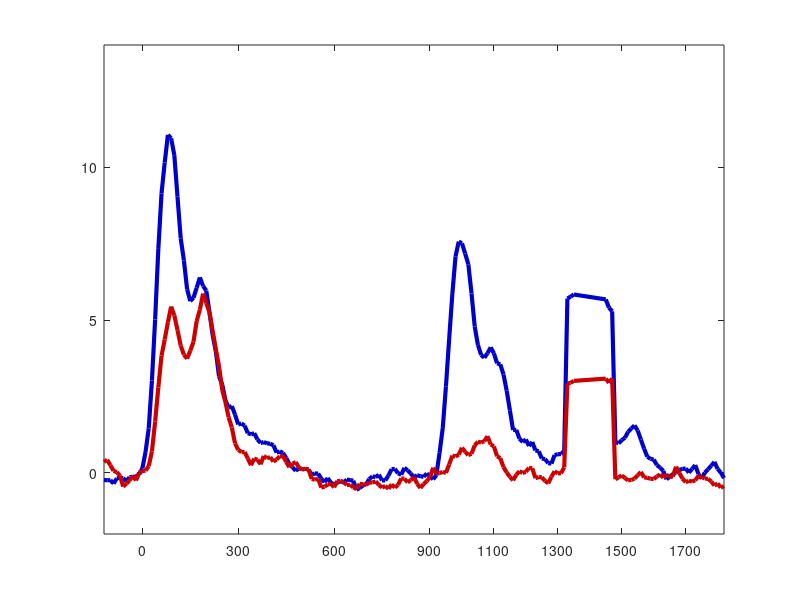

MATLAB code for this plot: (Note: this script raises an error after producing the figure.)
close all, clear all
rgb = [0 0 .8; 0.8 0 0];
% select panel to plot 'fig_5a', 'fig_5b', 'fig_5c', 'fig_5d' or 'fig_5e'
select_panel = 'fig_5d';
switch select_panel
    case 'fig_5a'
        load('fig_5a.mat')
      
        % restrict data in the late delay period
        accuracies(132:147, :, :) = [];
        accuracies(:, 132:147, :) = [];
        
        figure('color',[1 1 1]);
        clims = [40 100];
        imagesc(mean(accuracies,3), clims);
        set(gca,'YDir','normal');
        % requires function customcolormap: https://www.mathworks.com/matlabcentral/fileexchange/69470-custom-colormap
        mycolormap = customcolormap(linspace(0,1,9), {'#cd002b','#f66e44','#ffd97f','#def4f9','#abd9e9','#73add2','#4873b5','#363ba8','#313691'});
        colormap(mycolormap);
        % otherwise use Matlab's colormap
        % colormap('jet');
        
        c = colorbar;
        c.Label.String = 'Decoding accuracy (% correct)';
        
        ylims = get(gca,'ylim');
        % plot the delay period onset
        hold on;
        plot([86 86], [0 size(accuracies,1)], '--w', 'LineWidth', 2);
        plot([0 size(accuracies,1)], [86 86], '--w', 'LineWidth', 2);
        rectangle('Position',[131 0 2 ylims(2)],'EdgeColor','w','FaceColor','w'), hold on,
        rectangle('Position',[0 131 ylims(2) 2],'EdgeColor','w','FaceColor','w')
        
        xlabel('Train time (s)')
        ylabel('Test time (s)')
        
        ax = gca;
        set(ax, 'xtick', [26:30:131,132:20:156]);
        set(ax, 'xticklabels', [0.3:0.3:1.3+0.1,-0.3:0.2:0+0.1]);
        set(ax, 'ytick', [26:30:131,132:20:156]);
        set(ax, 'yticklabels', [0.3:0.3:1.3+0.1,-0.3:0.2:0+0.1]);
 
    case 'fig_5b';
        load('fig_5b.mat');
        
        figure('color',[1 1 1])
        imagesc(xaxis, 1: size(all_clusts,1), all_clusts)
        
        set(gca,'YDir','normal')
        
        height = 0;
        for iClust = 1: 2
            rectangle('Position',[0,height,0.08,sum(select_idx{iClust})],'FaceColor',rgb(iClust,:),'EdgeColor',rgb(iClust,:),'LineWidth',3)
            height = height + sum(select_idx{iClust});
        end
        
        colormap hot
        hc = colorbar;
        
        caxis([2 20])
        ylims = get(gca,'ylim');
        line([0.9 0.9], [ylims(1) ylims(2)], 'color', 'w', 'linestyle', '--')
        
        set(gca,'XTick',0:0.3:1.8)
        set(gca,'XTickLabel',[0:0.3:1.2,-0.3,0])
        set(gca,'YTick',20:40:ylims(2))
        hc.Ticks = hc.Ticks(1):4:hc.Ticks(end);
        
        xlabel('Time(s)')
        ylabel('Unit Number')
        ylabel(hc, 'Percentage of Explained Variance (z-scored)');
        
        rectangle('Position',[1.35 0 .01 ylims(2)],'EdgeColor','w','FaceColor','w')
    case 'fig_5c'
        load('fig_5c.mat');
        
        figure('color', [1 1 1]);
                
        zerotime    = 301;
        time_window = 100;
        time_step   = 10;
        init_time   = [101 1701];
        end_time    = [1701 2202];
        time = [init_time(1)+time_window/2:time_step:end_time(1)-time_window/2,init_time(2)+time_window/2:time_step:end_time(2)-time_window/2];
        time = time-zerotime;
        time(152:end) = time(152:end) - 100;
        time(152:161) = [];
        h = [];
        nClusts = max(clust_indices{:});
        for iUnitClust = 1: nClusts
            null = null_accuracies{iUnitClust};
            % restrict data in the late delay period
            accuracies{iUnitClust}(:,152:161) = [];
            null(:,152:161)                   = [];
            
            mean_accuracies = mean(accuracies{iUnitClust},1);
            h(iUnitClust) = plot(time, mean_accuracies(1,:), 'Color',rgb(iUnitClust, :),'LineWidth',3); hold on,
            p_1 = demo_chance(accuracies{iUnitClust}, null);
            sign1_t = zeros(1,size(mean_accuracies,2));
            for t=1:length(time)
                sign1_t = demo_st_level(sign1_t,time,t,p_1,0.001);
            end
            hold on,
            demo_plot_sign_line(time, {sign1_t}, 102, 2+iUnitClust, rgb(iUnitClust,:));
        end
        
        % compare the two conditions using a cluster-based permutation test
        % requires function permutest: https://www.mathworks.com/matlabcentral/fileexchange/71737-permutest
        [clusters, p_values] = permutest(accuracies{1}', accuracies{2}', 0, 0.001, 10^3, 1);
        ylims = get(gca, 'ylim');
        obsDiff = mean(accuracies{1},1)-mean(accuracies{2},1);
        for iClust = 1: length(clusters)
            if p_values(iClust)<0.001
                if mean(obsDiff(clusters{iClust})) > 0
                    color = rgb(1,:);
                else
                    color = rgb(2,:);
                end
                for ii = 1: length(clusters{iClust})
                    line([time(clusters{iClust}(1))  time(clusters{iClust}(end))], [ylims(1)+0.5 ylims(1)+0.5],'linewidth',4, 'color',color), hold on,
                end
            end
        end
        
        xlim([time(1) time(end)]);
        ylim([20 110]);
        
        ax = gca;
        ax.YTick = 20:20:100;
        set(ax, 'xtick', [0:300:900, 1100: 200:1400, 1500:200:1800]);
        set(ax, 'xticklabels', [0:0.3:0.9, 1.1:0.2:1.4, -0.3:0.2:0]);
        
        plot([900 900], [0 ylims(2)], '--k', 'LineWidth', 0.8);
        plot([0 0],     [0 ylims(2)], '--k', 'LineWidth', 0.8);
        plot([time(1) time(end)], [100/3 100/3], '--k');
        
        rectangle('Position',[1350 0 100 ylims(2)],'EdgeColor','k','FaceColor','w'), hold on,
        
        legend(h, {['group 1, n=',num2str(sum(clust_indices{:}==1))],['group 2, n=',num2str(sum(clust_indices{:}==2))]},'location','best'); legend('boxoff');
    case 'fig_5d'
        load('fig_5d.mat');

        figure('color',[1 1 1])
        
        timo = time(1+3:end-3);
        for iGroup = 1:2
            mean_data = mean(data{iGroup},2);
            dataBaseline(iGroup)     = mean(mean_data(time<0));
            dataBaseline_trl{iGroup} = prctile(data{iGroup}(time<0,:),95)-dataBaseline(iGroup);
            
            mean_data = mean_data - dataBaseline(iGroup);
            
            h(iGroup)=plot(timo, mean_data,'Color',rgb(iGroup, :),'LineWidth',3); hold on,
        end
    
        ax = gca;
        ylim([-2 14])
        xlim([timo(1), timo(end)])
        ylims = get(gca,'ylim');
        set(ax, 'xtick', [0:300:900, 1100: 200:1400, 1500:200:1800]);
        set(ax, 'xticklabels', [0:0.3:0.9, 1.1:0.2:1.4, -0.3:0.2:0]);
        
        plot([900 900],ylims,  '--k', 'LineWidth', 0.8);
        plot([0 0],ylims,  '--k', 'LineWidth', 0.8);
        xlabel('Time(s)');
        ylabel('Multidimensional Velocity (Hz/sec)');
        legend([h(1),h(2)],'group 1','group 2','location','best');
        legend('boxoff')
        
        tmp1 = data{1}-dataBaseline(1);
        tmp2 = data{2}-dataBaseline(2);
        
        % compare the two conditions using a cluster-based permutation test
        % requires function permutest: https://www.mathworks.com/matlabcentral/fileexchange/71737-permutest
        [clusters, p_values] = permutest(tmp1, tmp2, 0, 0.001, 10^3, 1);
        ylims = get(gca, 'ylim');
        obsDiff = mean(tmp1,2)-mean(tmp2,2);
        for iClust = 1: length(clusters)
            if p_values(iClust)<0.001
                for ii = 1: length(clusters{iClust})
                    if obsDiff(clusters{iClust}(ii)) > 0
                        color = rgb(1,:);
                    else
                        color = rgb(2,:);
                    end
                    line([timo(clusters{iClust}(1))  timo(clusters{iClust}(end))], [ylims(1)+1 ylims(1)+1],'linewidth',4, 'color',color)
                end
            end
        end

        demo_makeSignBar( dataBaseline_trl{1}', tmp1', timo, 1000, [.5 .5 .5], rgb(1,:), 1, -0.6)
        demo_makeSignBar( dataBaseline_trl{2}', tmp2', timo, 1000, [.5 .5 .5], rgb(2,:), 1, -0.3)
        rectangle('Position',[1310 ylims(1) 180 ylims(2)-ylims(1)],'EdgeColor','k','FaceColor','w'), hold on,
    case 'fig_5e'
        load('fig_5e.mat')
        
        nTimes = size(accuracies,1);
        pvals  = nan(nTimes,nTimes);
        for ii=1:nTimes
            for jj=1:nTimes
                pvals(jj,ii) = (sum(diag_accuracies(ii,ii,:)<mean(accuracies(jj,ii,:))))/(size(diag_accuracies,3));
            end
        end
        
        % restrict data in the late delay period
        accuracies(132:147, :, :) = [];
        accuracies(:, 132:147, :) = [];
        pvals(132:147, :)  = [];
        pvals(:, 132:147)  = [];
        
        figure('color',[1 1 1]);
        clims = [25 90];
        imagesc(mean(accuracies,3), clims);
        set(gca,'YDir','normal');
        % requires function customcolormap: https://www.mathworks.com/matlabcentral/fileexchange/69470-custom-colormap
        mycolormap = customcolormap(linspace(0,1,9), {'#cd002b','#f66e44','#ffd97f','#def4f9','#abd9e9','#73add2','#4873b5','#363ba8','#313691'});
        colormap(mycolormap);
        % otherwise use Matlab's colormap
        % colormap('jet');
        
        c = colorbar;
        c.Label.String = 'Decoding accuracy (% correct)';
        
        ylims = get(gca,'ylim');
        
        % contour
        sign = pvals<0.01;
        sign = imgaussfilt(double(sign),3);
        hold on,
        contour(1:size(accuracies,1),1:size(accuracies,2),sign,1,'Linewidth',2,'LineColor',[0.16 0.24 0.24],'LineStyle','--');
        
        % plot the delay period onset
        hold on;
        plot([86 86], [0 size(pvals,1)], '--w', 'LineWidth', 2);
        plot([0 size(pvals,1)], [86 86], '--w', 'LineWidth', 2);
        rectangle('Position',[131 0 2 ylims(2)],'EdgeColor','w','FaceColor','w'), hold on,
        rectangle('Position',[0 131 ylims(2) 2],'EdgeColor','w','FaceColor','w')
        
        xlabel('Train time (s)')
        ylabel('Test time (s)')
        
        ax = gca;
        set(ax, 'xtick', [26:30:131,132:20:156]);
        set(ax, 'xticklabels', [0.3:0.3:1.3+0.1,-0.3:0.2:0+0.1]);
        set(ax, 'ytick', [26:30:131,132:20:156]);
        set(ax, 'yticklabels', [0.3:0.3:1.3+0.1,-0.3:0.2:0+0.1]);
end
